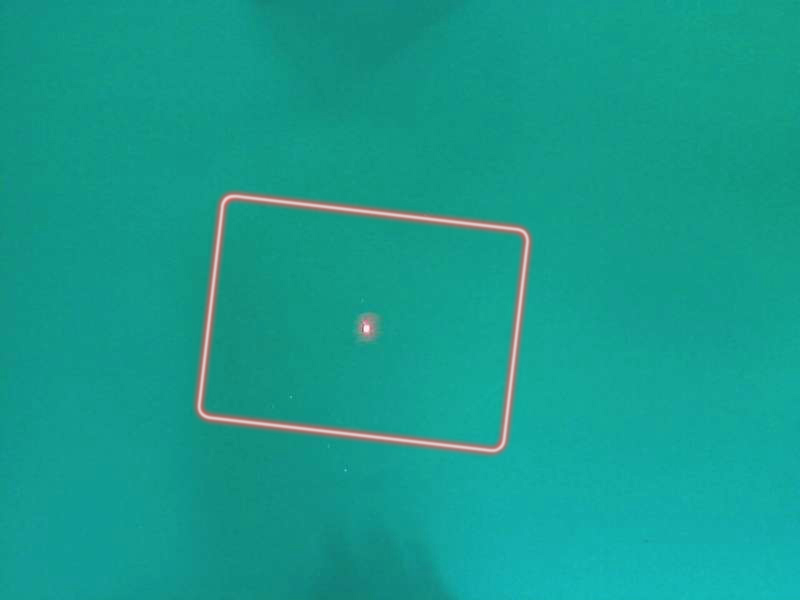
#> input picture src/lab_vision/scripts/laser_rect.jpg, 800 x 600 px
$ python -i laser_on_box_locator.py   (imports and definitions only)   (older library calls are emulated)
#> lines starting #> are read from the running program, lines starting #| are printed output that depends on the picture; after the words box and inside, x2 and y2 are one past the last pixel; in counts of white or black regions, pixels touching at a corner belong together
#> further down, picture is the input picture: shape (600, 800, 3); mean B, G, R 142.4, 156.2, 21.8
#!/usr/bin/env python
# encoding:utf-8
import cv2

class LaserOnBoxLocator(object):

    def __init__(self):
        self.threshold = 230
        self.win_name = ""
        self.kernal = cv2.getStructuringElement(cv2.MORPH_RECT, (7, 7))

    def init_track_bar(self, name):
        self.win_name = "LaserOnBoxLacator"
        cv2.namedWindow(self.win_name, cv2.WINDOW_AUTOSIZE)
        cv2.createTrackbar("threshold:", self.win_name, self.threshold, 255, lambda x: self.update_args("threshold", x))

    def update_args(self, arg_name, value):
        if arg_name == "threshold":
            self.threshold = value

    def get_win_name(self):
        return self.win_name

    def get_trackbar_pos(self, track_bar_name):
        return cv2.getTrackbarPos(track_bar_name, self.get_win_name())

    def detect(self, image):
        gray = cv2.cvtColor(image, cv2.COLOR_BGR2GRAY)
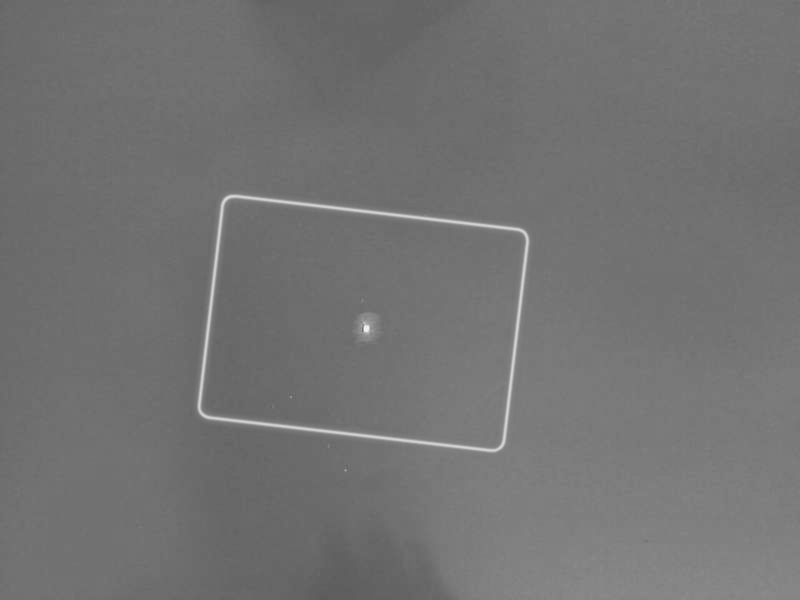
#> gray: shape (600, 800); min 91, max 245, mean 114.5
        ret, binary = cv2.threshold(gray, self.threshold, 255, cv2.THRESH_BINARY)
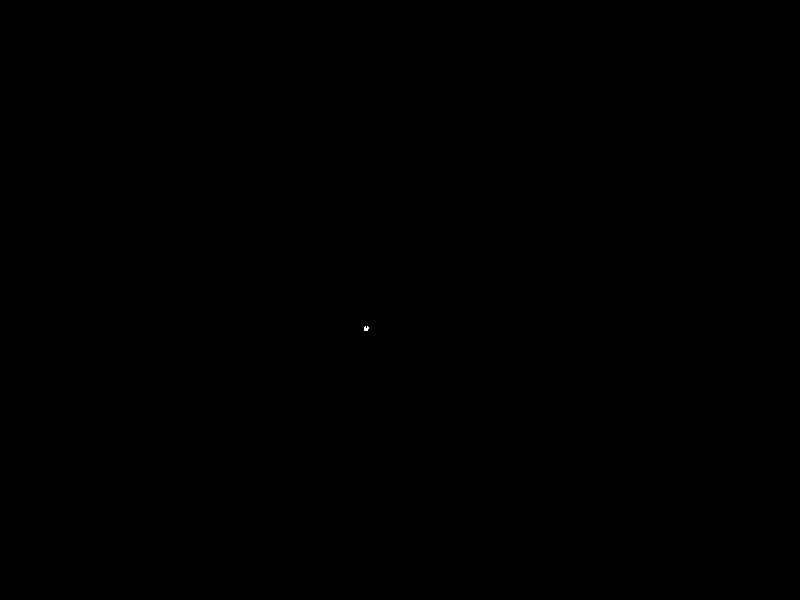
#> binary: shape (600, 800); 0% white in thin lines or dots, all inside (x1, y1, x2, y2) = (364, 326, 369, 331)
#> ret = 230

        # 把掩膜来个先闭后开，去掉噪声
        binary = cv2.morphologyEx(binary, cv2.MORPH_OPEN, self.kernal)
#> binary: shape (600, 800); every value is 0

        # 计算最小外接圆
        _, contours, hierarchy = cv2.findContours(binary, cv2.RETR_EXTERNAL, cv2.CHAIN_APPROX_SIMPLE)
#> contours = []

        cv2.drawContours(image, contours, -1, (0, 0, 255), 2)
        # print("contour id", i)

        if self.get_win_name():
            cv2.imshow(self.get_win_name(), image)

        # 绘制外切圆
        for contour in contours:
            # 计算面积
            area = cv2.contourArea(contour)
            # 该函数计算曲线长度或闭合轮廓周长。True是否封闭
            perimeter = cv2.arcLength(contour, True)
            if 300 > area > 100:
                # 获取最小的外切圆
                (x, y), radius = cv2.minEnclosingCircle(contour)
                # cv2.circle(binary, (int(x), int(y)), int(radius), (255, 255, 0), 2)
                # print("轮廓面积：{} 周长：{:.3f} 圆心：{} 半径：{:.3f}".format(area, perimeter, (x, y), radius))
                return (x, y), radius
#> this loop made 0 passes

        return None

>>> import cv2
>>> picture = cv2.imread('../laser_rect.jpg')
>>> result = LaserOnBoxLocator().detect(picture)
#> result = None
